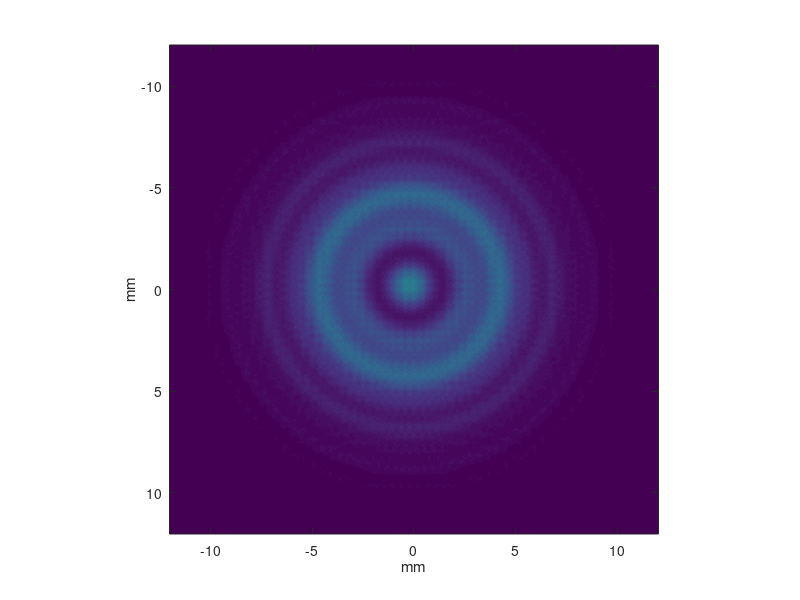

Source code (MATLAB):
clear all
close all
i1=sqrt(-1);
range=24; %all distance units in millimeters
N=2^9;
 
lambda=2e-3;

 
 scale=linspace(-range/2,range/2,N);
ftscale=(N/range^2)*scale;
[x,y]=meshgrid(scale,scale);
z=linspace(0,1000,50); % propagation grid

[fx,fy]=meshgrid(ftscale,ftscale);
 %beam parametres
sigma=5;
 
A=exp(-(x.^2+y.^2)/(2*sigma^2));
hole_radius=2;
A_filtered=A.*(sqrt(x.^2+y.^2)>hole_radius); %beam after iris 
%A_filtered=A.*(sqrt(x.^2+y.^2)>0.9*iris_radius & %sqrt(x.^2+y.^2)<1.1*iris_radius); %ring beam for fun

%%
Aw=fftshift(fft2((A_filtered)));
z=linspace(0,5000,100);
dg=1/lambda^2-fx.^2-fy.^2;
k0=2*pi/lambda;
clims=[0 2]; % setting colormap min and max values
   
for j=1:length(z) ;
    if dg>0
      %  ff = exp(-i1*2*pi*z(j).*sqrt(dg)); %calculates the free space transfer for diffraction, There is no real advantage for the Fresnel approximation in numerical work, so we use the exact scalar transfer function.
        ff = exp(-i1*2*pi*(z(j).* sqrt(dg)-z(j)/lambda));
        % for large values of z(j), the large phase of this function tends to disrupt Fourier transforms.
        % substituting ff = exp(-i1*2*pi*(z(j).* sqrt(dg)-z(j)/lamda)); seems to correct this problem.
       % ff = exp(i1*(fx.^2+fy.^2)/(2*k0)*z(j));% fresnel approx (up to some factor , (2*pi?)).
    else
        ff=0;
    end
    
    ft=ff.*Aw;
    Eout=ifft2(fftshift(ft));
     h=imagesc(scale,scale,abs(Eout).^2,clims); hold on
    axis('square'); xlabel('mm') ; ylabel('mm')
    getframe;    
   
end
 
